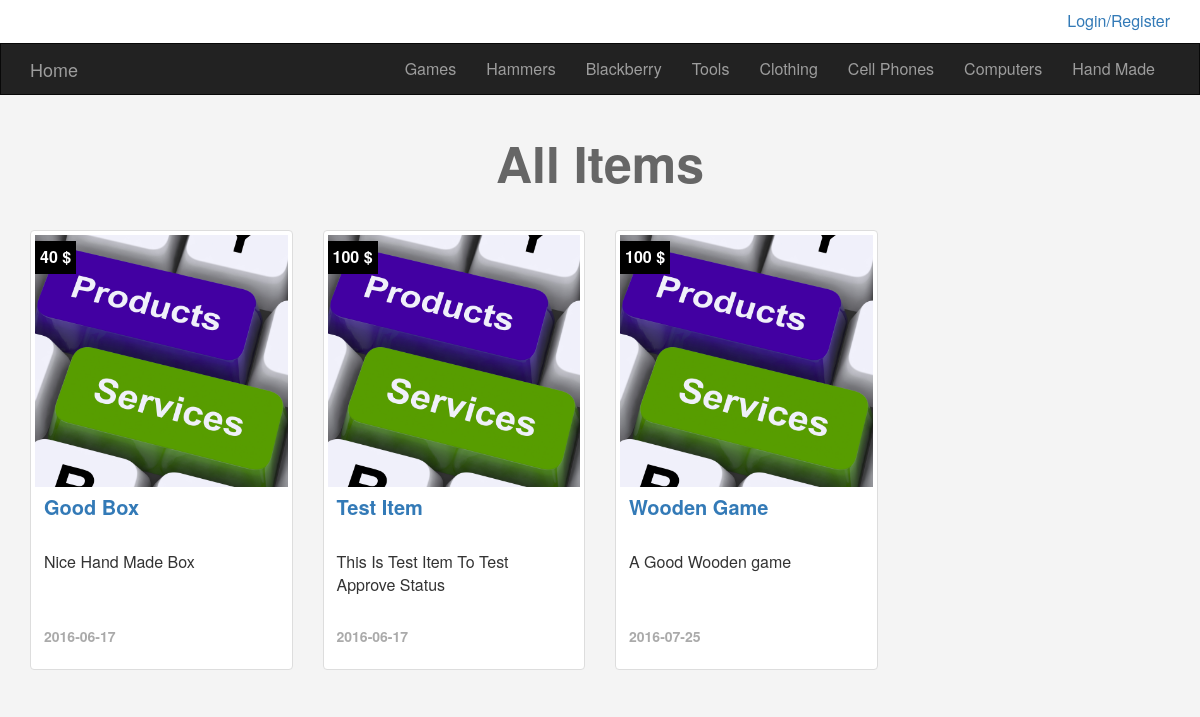
The app's page /categories.php?pageid=8 with its own data.
### tables this page shows
CREATE TABLE `categories` (
  `ID` int(11) NOT NULL,
  `Name` varchar(255) NOT NULL,
  `Description` text NOT NULL,
  `parent` int(11) NOT NULL,
  `Ordering` int(11) DEFAULT NULL,
  `Visibility` tinyint(4) NOT NULL DEFAULT '0',
  `Allow_Comment` tinyint(4) NOT NULL DEFAULT '0',
  `Allow_Ads` tinyint(4) NOT NULL DEFAULT '0'
);

CREATE TABLE `items` (
  `Item_ID` int(11) NOT NULL,
  `Name` varchar(255) NOT NULL,
  `Description` text NOT NULL,
  `Price` varchar(255) NOT NULL,
  `Add_Date` date NOT NULL,
  `Country_Made` varchar(255) NOT NULL,
  `Image` varchar(255) NOT NULL,
  `Status` varchar(255) NOT NULL,
  `Rating` smallint(6) NOT NULL,
  `Approve` tinyint(4) NOT NULL DEFAULT '0',
  `Cat_ID` int(11) NOT NULL,
  `Member_ID` int(11) NOT NULL,
  `tags` varchar(255) DEFAULT NULL
);

### init.php (called while the page is built, shortened)
<?php
include "admin/connect.php";
$template = "includes/templates/";
$functions = "includes/functions/";
$css = "layout/css/";
include $functions . "functions.php";
include $template . "header.php";

### includes/functions/functions.php (called while the page is built, shortened)
<?php
        function getAllFormTable($tblName, $orderBy, $where = null){
            $query = $where = null ? '' : $where;
            global $conn;
            $stmt = $conn->prepare("SELECT * FROM $tblName $query ORDER BY $orderBy DESC ");
            $stmt->execute();
            $count = $stmt->fetchAll();
            return $count;
        }
        function getItems($where, $value, $approve){
            global $conn;
            if($approve == null){
                $query = 'AND Approve = 1';
            }else{
                $query = '';
            }
            $stmt = $conn->prepare("SELECT * FROM items WHERE $where = ? $query ORDER BY Item_ID ASC ");
            $stmt->execute(array($value));
            $count = $stmt->fetchAll();
            return $count;
        }

### categories.php (the view, shortened to what this page needs)
<?php
include 'init.php';
?>
<div class="container">
    <?php
    $cat = isset($_GET['pageid']) && is_numeric($_GET['pageid']) ? intval($_GET['pageid']) : 0;
    ?>
    <div class="row">
        <?php
        $items = getItems('Cat_ID', $cat, null);
        if($items) {
            echo '<h1 class="text-center">All Items</h1>';
            foreach ($items as $item) {
                echo "<div class='col-sm-6 col-md-3'>";
                echo "<div class='thumbnail item_box'>";
                echo "<div class='price_tag'>" . $item['Price'] . " $</div>";
                echo "<img class='img-responsive' src='item.jpg' alt='Item' />";
                echo "<div class='caption'>";
                echo "<h1><a href='items.php?itemid=".$item['Item_ID']."'> " . $item['Name'] . "</a></h1>";
                echo "<p class='desc-item'>" . $item['Description'] . "</p>";
                echo "<p class='date'>" . $item['Add_Date'] . "</p>";
                echo "</div>";
                echo "</div>";
                echo "</div>";
            }
        }
        else{
            echo "<div class='container'>";
            $MSG =  "<div class='alert alert-danger'>Ther is No This ID</div>";
            RedirectToHome($MSG,null, 5);
            echo "</div>";
        }
        ?>
    </div>
</div>
<?php
include $template . "footer.php";
?>

### includes/templates/header.php (shortened to what this page needs)
<!DOCTYPE html>
<html lang="en">
<head>
    <link rel="stylesheet" href="<?php echo $css; ?>bootstrap.min.css">
    <link rel="stylesheet" href="<?php echo $css; ?>font-awesome.min.css">
    <link rel="stylesheet" href="<?php echo $css; ?>frontend.css">
</head>
<body>
<div class="upper-bar">
    <div class="container text-right">
        <?php
        if(isset($_SESSION['user'])){ ?>
        <img src="item.jpg" class="img-responsive img-thumbnail img-circle img-user">
        <div class="btn-group dropdown-user">
            <span class="btn dropdown-toggle" data-toggle="dropdown">
                <?php echo $sessionUser;?>
                <span class="caret"></span>
            </span>
            <ul class="dropdown-menu">
                <li><a href="profile.php">My Profile</a> </li>
                <li><a href="newads.php">New Item</a> </li>
                <li><a href="logout.php">Logout</a> </li>
            </ul>
        </div>
            <?php
        }else{
            echo '<a href="login.php" class="pull-right">Login/Register</a>';
        }
        ?>
    </div>
</div>
    <nav class="navbar navbar-inverse">
        <div class="container">
            <div class="navbar-header">
                <a class="navbar-brand" href="index.php">Home</a>
            </div>
            <div class="collapse navbar-collapse" id="app-nav">
                <ul class="nav navbar-nav navbar-right">
                    <?php
                        $category = getAllFormTable('categories', 'ID');
                    foreach ($category as $cat){
                        echo "<li>";
                            echo "<a href='categories.php?pageid=" .$cat['ID']. "'>" .$cat['Name']. "</a>";
                        echo "</li>";
                    }
                    ?>
                </ul>
            </div>
        </div>
    </nav>

### layout/css/frontend.css (style rules this page uses)
body { background-color: #F4F4F4; font-size: 16px; }
h1 { color: #666; font-size: 50px; font-weight: bold; margin: 40px 0; }
.navbar { border-radius: 0; margin-bottom: 0; }
.upper-bar { padding:10px; background-color: #FFF; }
.item_box { position: relative; height: 440px; overflow: hidden; overflow: hidden; }
.item_box h1 { font-size: 20px; margin: 0; height:50px; }
.item_box .price_tag { position: absolute; background-color: black; padding: 5px; top: 10px; font-weight: bold; color: white; }
.item_box .caption .desc-item { height: 60px; margin: 5px 0; }
.thumbnail .date { font-size: 14px; text-align: left; color: #AAA; font-weight: bold; padding-top: 10px; }

### records on screen
categories: Name "Games"
categories: Name "Hammers"
categories: Name "Blackberry"
categories: Name "Tools"
categories: Name "Clothing"
categories: Name "Cell Phones"
categories: Name "Computers"
categories: Name "Hand Made"
items: Price "40", Name "Good Box", Description "Nice Hand Made Box", Add_Date "2016-06-17"
items: Price "100", Name "Test Item", Description "This Is Test Item To Test Approve Status", Add_Date "2016-06-17"
items: Price "100", Name "Wooden Game", Description "A Good Wooden game", Add_Date "2016-07-25"
